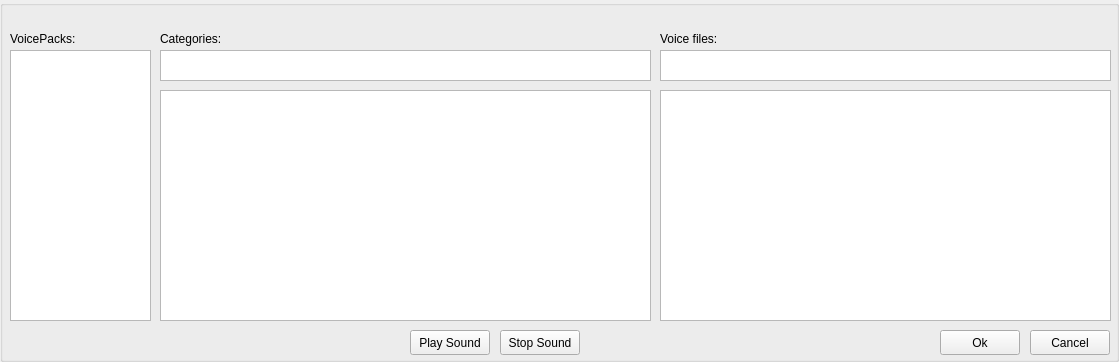
<?xml version="1.0" encoding="UTF-8"?>
<ui version="4.0">
 <class>SoundSelect</class>
 <widget class="QGroupBox" name="SoundSelect">
  <property name="geometry">
   <rect>
    <x>0</x>
    <y>0</y>
    <width>1119</width>
    <height>362</height>
   </rect>
  </property>
  <property name="windowTitle">
   <string>Sound selection</string>
  </property>
  <property name="locale">
   <locale language="English" country="UnitedStates"/>
  </property>
  <widget class="QLabel" name="labelVoicepacks">
   <property name="geometry">
    <rect>
     <x>10</x>
     <y>30</y>
     <width>111</width>
     <height>17</height>
    </rect>
   </property>
   <property name="locale">
    <locale language="English" country="UnitedStates"/>
   </property>
   <property name="text">
    <string>VoicePacks:</string>
   </property>
  </widget>
  <widget class="QLabel" name="labelCategories">
   <property name="geometry">
    <rect>
     <x>160</x>
     <y>30</y>
     <width>111</width>
     <height>17</height>
    </rect>
   </property>
   <property name="locale">
    <locale language="English" country="UnitedStates"/>
   </property>
   <property name="text">
    <string>Categories:</string>
   </property>
  </widget>
  <widget class="QListView" name="listFiles">
   <property name="geometry">
    <rect>
     <x>660</x>
     <y>90</y>
     <width>451</width>
     <height>231</height>
    </rect>
   </property>
   <property name="locale">
    <locale language="English" country="UnitedStates"/>
   </property>
   <property name="editTriggers">
    <set>QAbstractItemView::NoEditTriggers</set>
   </property>
   <property name="showDropIndicator" stdset="0">
    <bool>false</bool>
   </property>
   <property name="alternatingRowColors">
    <bool>true</bool>
   </property>
  </widget>
  <widget class="QListView" name="listCategories">
   <property name="enabled">
    <bool>true</bool>
   </property>
   <property name="geometry">
    <rect>
     <x>160</x>
     <y>90</y>
     <width>491</width>
     <height>231</height>
    </rect>
   </property>
   <property name="locale">
    <locale language="English" country="UnitedStates"/>
   </property>
   <property name="editTriggers">
    <set>QAbstractItemView::NoEditTriggers</set>
   </property>
   <property name="showDropIndicator" stdset="0">
    <bool>false</bool>
   </property>
   <property name="alternatingRowColors">
    <bool>true</bool>
   </property>
  </widget>
  <widget class="QListView" name="listVoicepacks">
   <property name="geometry">
    <rect>
     <x>10</x>
     <y>50</y>
     <width>141</width>
     <height>271</height>
    </rect>
   </property>
   <property name="locale">
    <locale language="English" country="UnitedStates"/>
   </property>
   <property name="editTriggers">
    <set>QAbstractItemView::NoEditTriggers</set>
   </property>
   <property name="showDropIndicator" stdset="0">
    <bool>false</bool>
   </property>
   <property name="alternatingRowColors">
    <bool>true</bool>
   </property>
  </widget>
  <widget class="QLabel" name="labelFiles">
   <property name="geometry">
    <rect>
     <x>660</x>
     <y>30</y>
     <width>111</width>
     <height>17</height>
    </rect>
   </property>
   <property name="locale">
    <locale language="English" country="UnitedStates"/>
   </property>
   <property name="text">
    <string>Voice files:</string>
   </property>
  </widget>
  <widget class="QPushButton" name="buttonOkay">
   <property name="enabled">
    <bool>true</bool>
   </property>
   <property name="geometry">
    <rect>
     <x>940</x>
     <y>330</y>
     <width>80</width>
     <height>25</height>
    </rect>
   </property>
   <property name="locale">
    <locale language="English" country="UnitedStates"/>
   </property>
   <property name="text">
    <string>Ok</string>
   </property>
  </widget>
  <widget class="QPushButton" name="buttonCancel">
   <property name="geometry">
    <rect>
     <x>1030</x>
     <y>330</y>
     <width>80</width>
     <height>25</height>
    </rect>
   </property>
   <property name="locale">
    <locale language="English" country="UnitedStates"/>
   </property>
   <property name="text">
    <string>Cancel</string>
   </property>
  </widget>
  <widget class="QPlainTextEdit" name="filterCategories">
   <property name="geometry">
    <rect>
     <x>160</x>
     <y>50</y>
     <width>491</width>
     <height>31</height>
    </rect>
   </property>
   <property name="toolTip">
    <string>Filter categories</string>
   </property>
   <property name="statusTip">
    <string>Filter</string>
   </property>
  </widget>
  <widget class="QPlainTextEdit" name="filterFiles">
   <property name="geometry">
    <rect>
     <x>660</x>
     <y>50</y>
     <width>451</width>
     <height>31</height>
    </rect>
   </property>
   <property name="toolTip">
    <string>Filter voice files</string>
   </property>
   <property name="statusTip">
    <string>Filter</string>
   </property>
   <property name="plainText">
    <string/>
   </property>
  </widget>
  <widget class="QPushButton" name="buttonPlaySound">
   <property name="geometry">
    <rect>
     <x>410</x>
     <y>330</y>
     <width>80</width>
     <height>25</height>
    </rect>
   </property>
   <property name="toolTip">
    <string/>
   </property>
   <property name="text">
    <string>Play Sound</string>
   </property>
  </widget>
  <widget class="QPushButton" name="buttonStopSound">
   <property name="geometry">
    <rect>
     <x>500</x>
     <y>330</y>
     <width>80</width>
     <height>25</height>
    </rect>
   </property>
   <property name="toolTip">
    <string/>
   </property>
   <property name="text">
    <string>Stop Sound</string>
   </property>
  </widget>
 </widget>
 <resources/>
 <connections/>
</ui>
